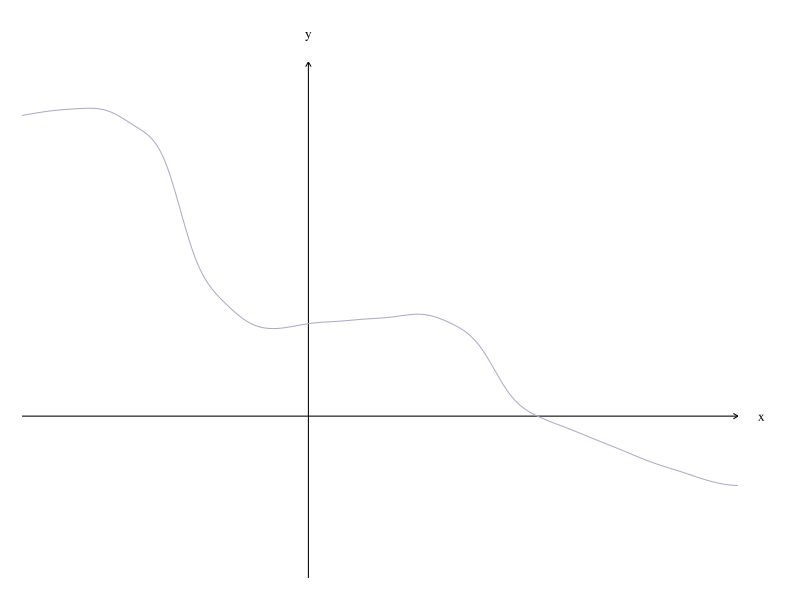
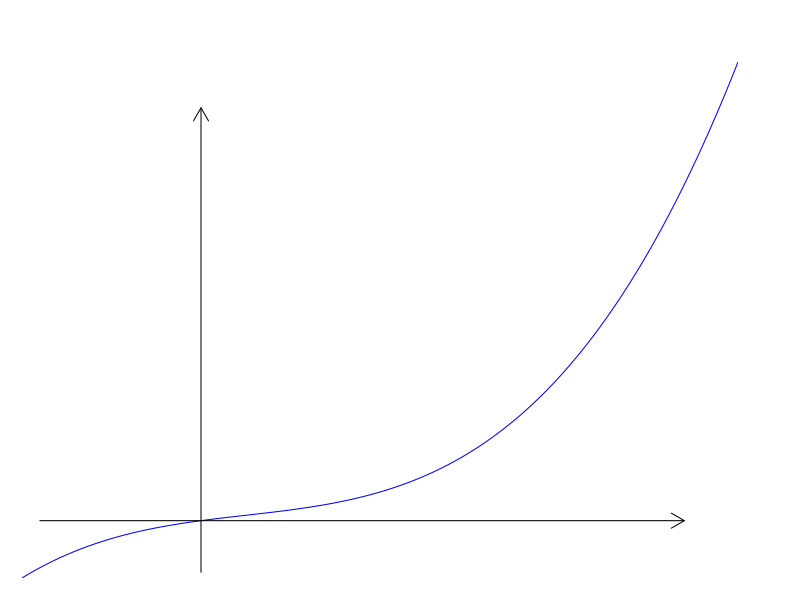
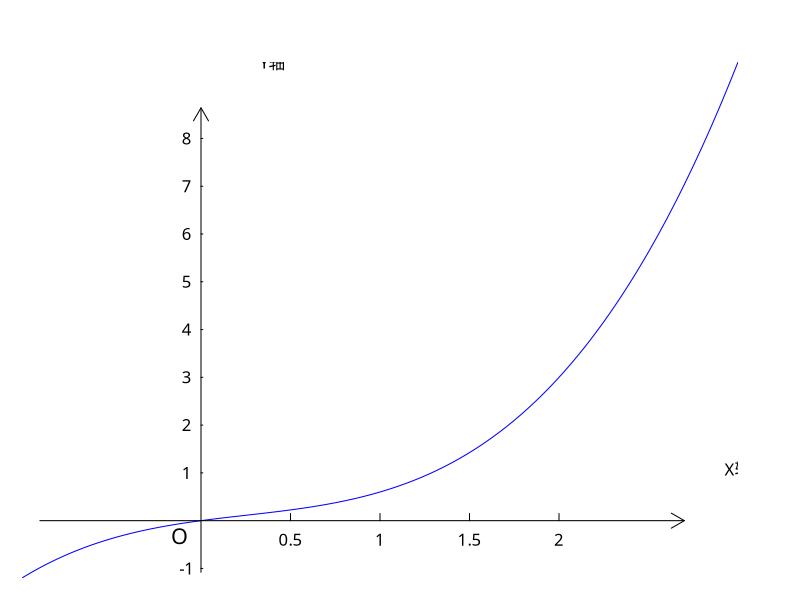
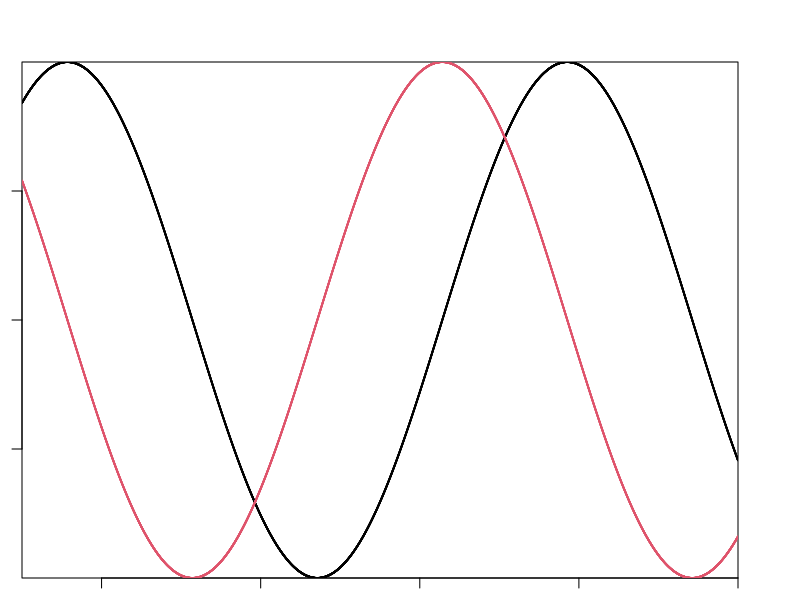

Recreate these plots in R, in order.
## ---- chunk 1
knitr::opts_chunk$set(message = F,warning = F,comment = "#>",collapse = TRUE)
## ---- chunk 2
##################  画带箭头的坐标轴
## estimate curve
x <- seq(-1,1.5,0.1);
y <- c(1.3,1.32,1.33,1.32,1.25,1.1,0.7,0.5,0.4,0.38,0.4,0.41,0.42,0.43,0.44,0.4,0.3,0.1,0,-0.05,-0.1,-0.15,-0.2,-0.24,-0.28,-0.3);
f <- splinefun(x,y);

## calculate precise points along estimated curve
x <- seq(-1,1.5,0.01);
y <- f(x);

## precompute limits
xlim <- c(min(x),max(x));
ylim <- c(min(y)-0.4,max(y)+0.2);

## set global plot params
par(xaxs='i',yaxs='i',mar=c(1,1,3,3)+0.1); ## "internal" axis spacing, meaning no extended range, and slightly adjust margins

## draw plot
plot(NA,xlim=xlim,ylim=ylim,axes=F,ann=F); ## set plot bounds, no default ornaments
arrows(c(0,xlim[1]),c(ylim[1],0),c(0,xlim[2]),c(ylim[2],0),0.05); ## draw custom axes
mtext('y',3,1,at=0,las=1,cex=0.8,family='serif'); ## y label
mtext('x',4,1,at=0,las=1,cex=0.8,family='serif'); ## x label
lines(x,y,col='#aaaacc'); ## draw line on top
## ---- chunk 3
##  Simulate your data:
x <- seq(-1, 3, by=0.01)
y <- 0.5*x - 0.3*x^2 + 0.4*x^3

##  Plot the polynomial function, removing axis ticks and bounding box,
##    as well as the axis labels:
plot(x, y, 
     type="l", 
     xaxt='n', yaxt='n', 
     bty='n', 
     xlab='', ylab='', 
     col="blue")# 画图

##  Next add in your axis arrows:
# 适当缩小坐标轴 
small = 0.9
arrows(min(x)*small, 0, max(x)*small, 0, lwd=1, length=0.15)
arrows(0, min(y)*small, 0, max(y)*small, lwd=1, length=0.15)
## ---- chunk 4
##  Simulate your data:
x <- seq(-1, 3, by=0.01)
y <- 0.5*x - 0.3*x^2 + 0.4*x^3

##  Plot the polynomial function, removing axis ticks and bounding box,
##    as well as the axis labels:
plot(x, y, 
     type="l", 
     xaxt='n', yaxt='n', 
     bty='n', 
     xlab='', ylab='', 
     col="blue")# 画图

##  Next add in your axis arrows:
# 适当缩小坐标轴 
small = 0.9
arrows(min(x)*small, 0, max(x)*small, 0, lwd=1, length=0.15)
arrows(0, min(y)*small, 0, max(y)*small, lwd=1, length=0.15)
par(family='STKaiti')

text(max(x), (max(y) - min(y))*0.1,'X轴')

text((max(x)-min(x))*0.1, max(y),'Y轴')

# 画标度---x 标度
k1 =ceiling(range(x)[1]*small)
k2 = floor(range(x)[2] *small )
k = 0.5 #k为刻度
for (i in seq(k1,k2,k)) {
  n=10
  if(i == 0 ) next()
  lines(rep(i,n),seq(0,k*0.3,length.out = n),type = "l")# 垂直X轴的直线长度
  
  text(i,-(max(x) - min(x) )*0.1,i)
  
}


# 画标度---y 标度
k1 =ceiling(range(y)[1]*small) 
k2 = floor(range(y)[2]*small)
k = 1
for (i in seq(k1,k2,k)) { # 坐标轴的间隔，以1为单位,k为刻度
  n=10
  if(i == 0 ) next()
  lines(seq(0,k*0.01,length.out = n),rep(i,n),type = "l")
  text(-0.02*(max(x)-min(x) ),i,i)
}
## 画原点
text(-(max(x) - min(x))*0.03,-(max(y) - min(y))*0.03,"O",cex=1.3)


## ---- chunk 5
t = seq(1,10,length.out = 10000)
matplot(t,cbind(sin(t),cos(t)),type ='b',pch = 19,cex = 0.1)
## ---- chunk 6
sessionInfo()
